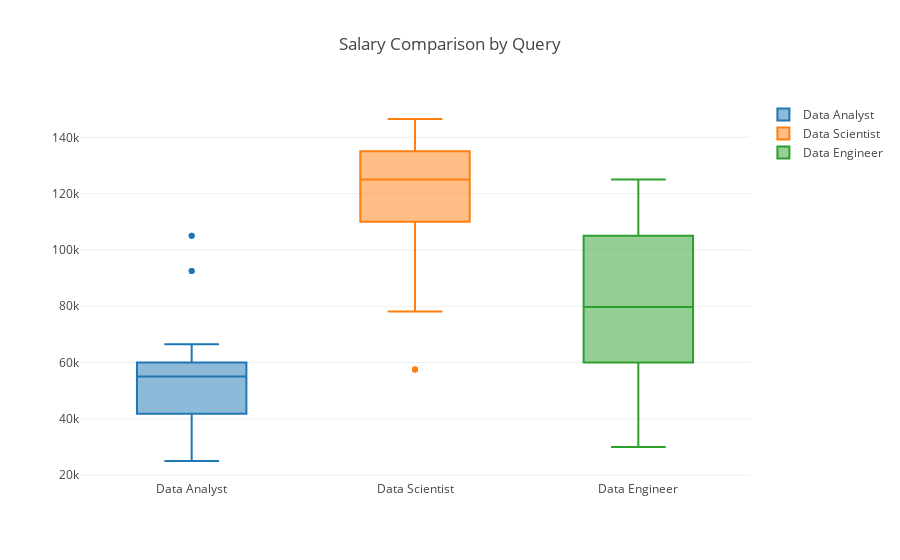

The code cell stored with this chart in its notebook:
### Code cell
# Creates boxplots of the queries

data_analyst = go.Box(
    y=salary_data['Salary'].loc[salary_data['Query']=='data+analyst'],
    name = 'Data Analyst'
)
data_scientist = go.Box(
    y=salary_data['Salary'].loc[salary_data['Query']=='data+scientist'],
    name = 'Data Scientist'
)
data_engineer = go.Box(
    y=salary_data['Salary'].loc[salary_data['Query']=='data+engineer'],
    name = 'Data Engineer'
)
layout = go.Layout(
    title = 'Salary Comparison by Query'
)
data = [data_analyst,data_scientist,data_engineer]
        
fig = go.Figure(data=data,layout=layout)
py.offline.iplot(fig)

### Figure 1 — Plotly figure (JSON) as saved in the notebook; plotly's stock layout.template omitted (floating-point values rounded to 4 significant figures)
{"data": [{"name": "Data Analyst", "type": "box", "y": [35000, 35000, 41821, 41821, 55000, 41821, 41821, 55000, 25000, 60000, 60000, 60000, 60000, 55000, 59830.0, 59830.0, 44500, 45000, 49000, 45000, 49000, 92500, 60000, 105000, 92500, 60000, 105000, 41500, 66500, 41500, 66500, 60000, 55000, 56500, 60655, 40000, 60655, 40000]}, {"name": "Data Scientist", "type": "box", "y": [57500, 125000, 137500, 125000, 137500, 57500, 135000, 110000, 57500, 110000, 115000, 135000, 115000, 135000, 140000, 100000, 140000, 100000, 125000, 125000, 78102, 113500, 146500, 127500, 131500, 137500, 135000, 113500, 142000, 127500]}, {"name": "Data Engineer", "type": "box", "y": [70000, 57500, 50000, 105000, 105000, 70000, 30000, 95000, 67500, 95000, 30000, 95000, 67500, 95000, 62500, 62500, 125000, 50000, 125000, 89500, 50000, 60000, 50000, 60000, 106000, 100000, 115000, 100000, 115000, 110000]}], "layout": {"title": "Salary Comparison by Query"}}
